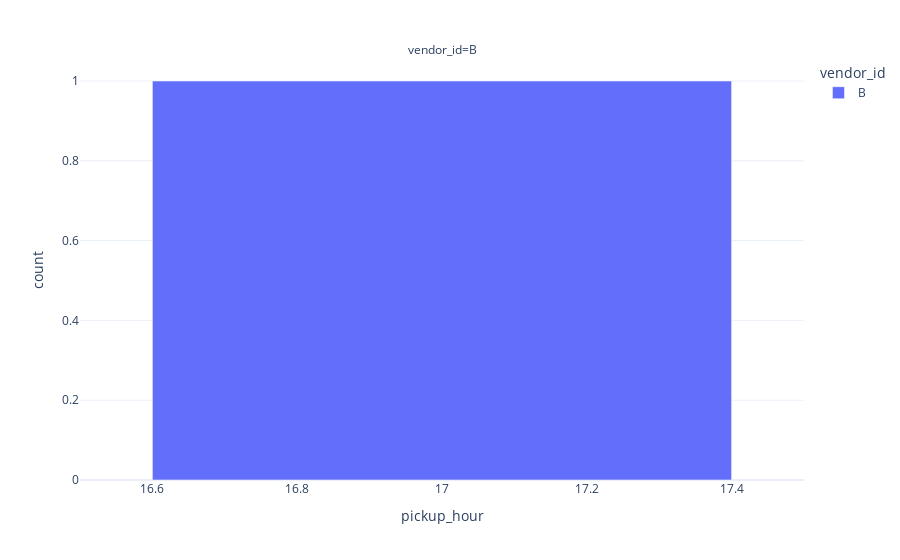

Notebook cell for this chart:
### Markdown cell above
`-` 추가시각화5 -- (`pickup_hour`,`vendor_id`)별 `count`를 barplot으로 시각화

### Code cell
df_feature.groupby(['vendor_id','pickup_hour']).size()\
.reset_index().rename({0:'count'},axis=1)\
.plot.bar(x='pickup_hour',y='count',color='vendor_id',facet_col='vendor_id')

### Figure 1 — Plotly figure (JSON) as saved in the notebook; plotly's stock layout.template omitted (floating-point values rounded to 4 significant figures)
{"data": [{"alignmentgroup": "True", "hovertemplate": "vendor_id=B<br>pickup_hour=%{x}<br>count=%{y}<extra></extra>", "legendgroup": "B", "marker": {"color": "#636efa", "pattern": {"shape": ""}}, "name": "B", "offsetgroup": "B", "orientation": "v", "showlegend": true, "textposition": "auto", "type": "bar", "x": [17], "xaxis": "x", "y": [1], "yaxis": "y"}], "layout": {"annotations": [{"font": {}, "showarrow": false, "text": "vendor_id=B", "x": 0.5, "xanchor": "center", "xref": "paper", "y": 1, "yanchor": "bottom", "yref": "paper"}], "autosize": true, "barmode": "relative", "legend": {"title": {"text": "vendor_id"}, "tracegroupgap": 0}, "margin": {"t": 60}, "xaxis": {"anchor": "y", "autorange": true, "domain": [0, 1], "range": [16.5, 17.5], "title": {"text": "pickup_hour"}, "type": "linear"}, "yaxis": {"anchor": "x", "autorange": true, "domain": [0, 1], "range": [0, 1.053], "title": {"text": "count"}, "type": "linear"}}}
